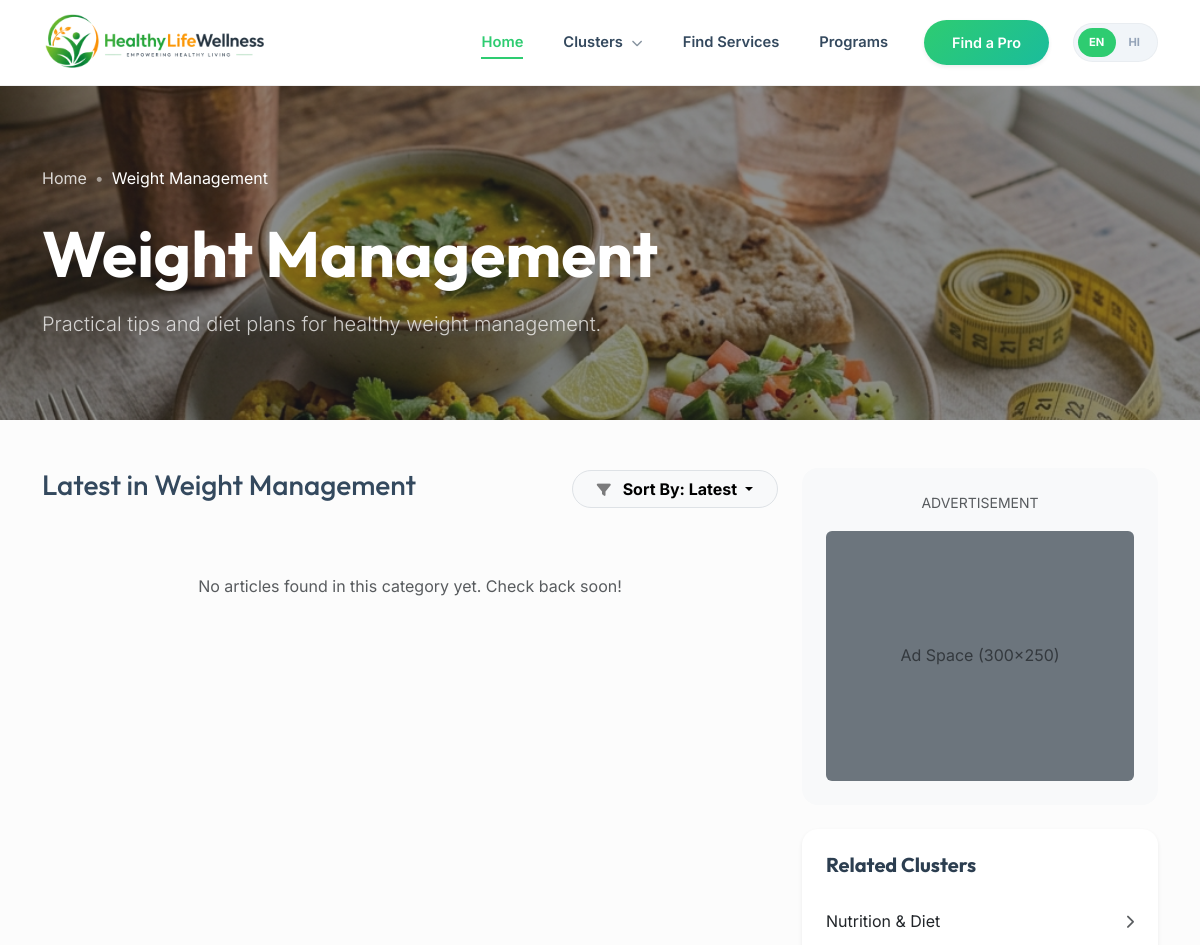
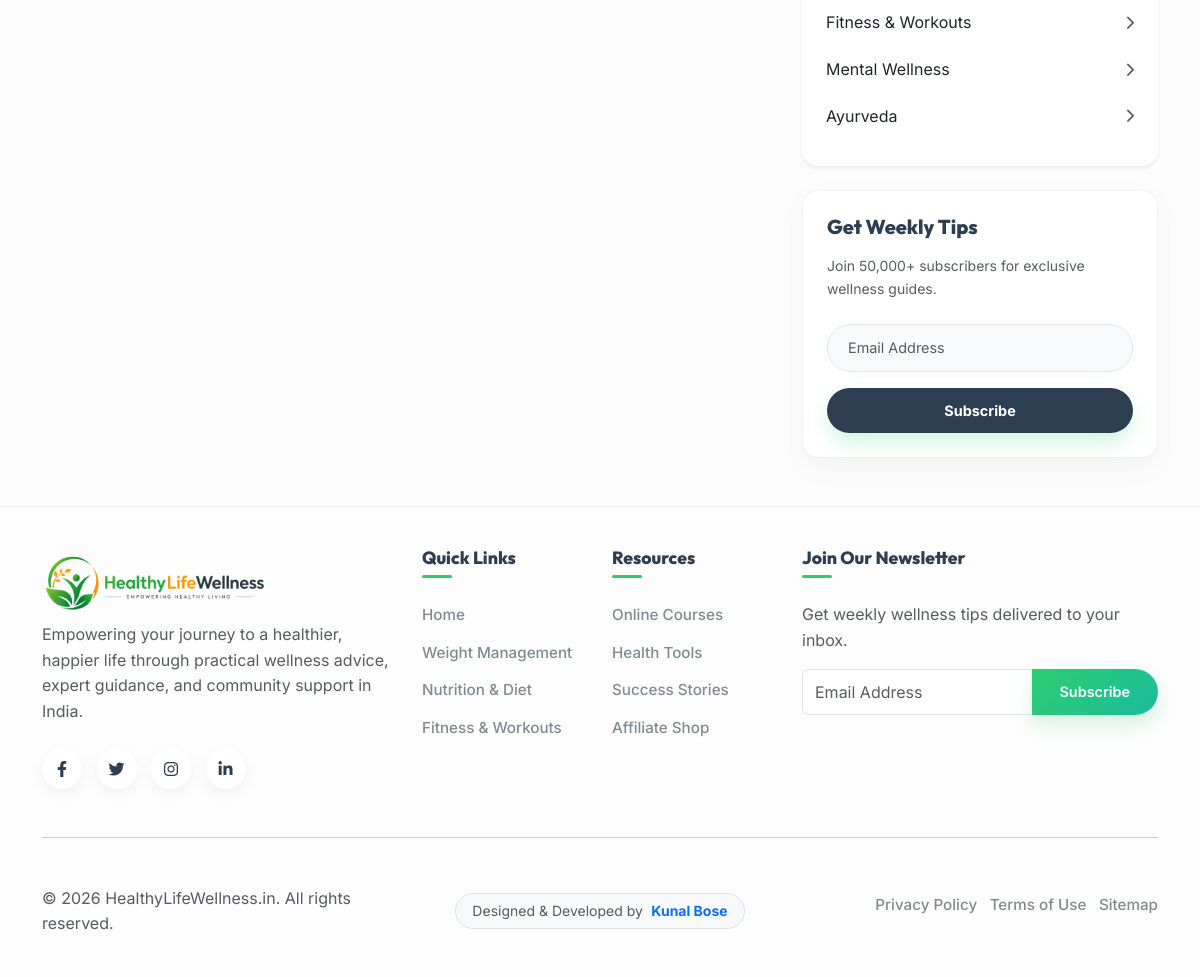
The app's page /category.php with its own data (2 pictures, top to bottom).
### tables this page shows
CREATE TABLE IF NOT EXISTS categories (
    id INT AUTO_INCREMENT PRIMARY KEY,
    name VARCHAR(255) NOT NULL,
    slug VARCHAR(255) NOT NULL UNIQUE,
    description TEXT,
    image VARCHAR(255),
    created_at TIMESTAMP DEFAULT CURRENT_TIMESTAMP
);

### category.php (the view, shortened to what this page needs)
<?php
require_once 'includes/config.php';
$slug = isset($_GET['slug']) ? $_GET['slug'] : 'weight-loss';
$cat = null;
if ($pdo) {
    $stmt = $pdo->prepare("SELECT * FROM categories WHERE slug = ?");
    $stmt->execute([$slug]);
    $cat = $stmt->fetch();
}
include 'includes/header.php';
$cat_img = !empty($cat['image']) ? $cat['image'] : 'assets/img/' . $cat['slug'] . '.png';
?>
<div class="category-header position-relative overflow-hidden py-5 mb-5" style="background: url('<?php echo $cat_img; ?>') no-repeat center center; background-size: cover;">
    <div class="position-absolute top-0 start-0 w-100 h-100 bg-dark opacity-50"></div>
    <div class="container position-relative z-index-1 py-5 text-white">
        <nav aria-label="breadcrumb">
            <ol class="breadcrumb mb-4">
                <li class="breadcrumb-item"><a href="index.php" class="text-white">Home</a></li>
                <li class="breadcrumb-item active text-white" aria-current="page"><?php echo $cat['name']; ?></li>
            </ol>
        </nav>
        <h1 class="display-3 fw-bold mb-3 text-white"><?php echo $cat['name']; ?></h1>
        <p class="lead opacity-75 mb-0 text-white" style="max-width: 600px;"><?php echo $cat['description']; ?></p>
    </div>
</div>
<div class="container mb-5">
    <div class="row">
        <div class="col-lg-8">
            <div class="d-flex justify-content-between align-items-center mb-4">
                <h2 class="h3">Latest in <?php echo $cat['name']; ?></h2>
                <div class="dropdown">
                    <button class="btn btn-light border rounded-pill px-4 fw-bold dropdown-toggle" type="button" data-bs-toggle="dropdown">
                        <i class="fas fa-filter me-2 small opacity-50"></i> Sort By: Latest
                    </button>
                </div>
            </div>
            <div class="row g-4">
                <?php
                $stmt = $pdo->prepare("SELECT * FROM posts WHERE category_id = ? AND status = 'published' ORDER BY created_at DESC");
                $stmt->execute([$cat['id']]);
                $posts = $stmt->fetchAll();
                if (count($posts) > 0):
                    foreach($posts as $post):
                        $p_img = !empty($post['image']) ? $post['image'] : $cat_img;
                ?>
                <div class="col-12" data-aos="fade-up">
                    <div class="card border-0 shadow-sm rounded-4 overflow-hidden mb-4 post-horizontal hover-lift">
                        <div class="row g-0">
                            <div class="col-md-4">
                                <div class="h-100 min-vh-25">
                                    <img src="<?php echo $p_img; ?>" class="img-fluid h-100 w-100" style="object-fit: cover;" alt="<?php echo $post['title']; ?>">
                                </div>
                            </div>
                            <div class="col-md-8">
                                <div class="card-body p-4">
                                    <div class="mb-2">
                                        <span class="badge bg-primary-light text-primary rounded-pill">Expert Article</span>
                                        <small class="text-muted ms-2"><i class="far fa-clock me-1"></i> <?php echo date('M j, Y', strtotime($post['created_at'])); ?></small>
                                    </div>
                                    <h3 class="h4 mb-3 fw-bold"><a href="post.php?slug=<?php echo $post['slug']; ?>" class="text-dark"><?php echo $post['title']; ?></a></h3>
                                    <p class="text-muted mb-4"><?php echo substr(strip_tags($post['content']), 0, 150) . '...'; ?></p>
                                    <div class="d-flex align-items-center justify-content-between">
                                        <div class="d-flex align-items-center">
                                            <img src="https://i.pravatar.cc/150?u=4" class="rounded-circle me-2" width="35" height="35" alt="Author">
                                            <span class="small fw-bold">Expert Contributor</span>
                                        </div>
                                        <a href="post.php?slug=<?php echo $post['slug']; ?>" class="btn btn-outline-primary btn-sm rounded-pill px-3 fw-bold">Read More <i class="fas fa-arrow-right ms-1 small"></i></a>
                                    </div>
                                </div>
                            </div>
                        </div>
                    </div>
                </div>
                <?php endforeach; else: ?>
                <div class="col-12 text-center py-5">
                    <p class="text-muted">No articles found in this category yet. Check back soon!</p>
                </div>
                <?php endif; ?>
            </div>
        </div>
        <div class="col-lg-4">
            <div class="sticky-top" style="top: 100px;">
                <div class="card border-0 bg-light p-4 mb-4 text-center rounded-4">
                    <small class="text-muted d-block mb-3">ADVERTISEMENT</small>
                    <div class="bg-secondary opacity-10 rounded" style="height: 250px; display: flex; align-items: center; justify-content: center;">
                        <span class="text-muted">Ad Space (300x250)</span>
                    </div>
                </div>
                <div class="card border-0 shadow-sm rounded-4 p-4 mb-4">
                    <h5 class="mb-4">Related Clusters</h5>
                    <div class="list-group list-group-flush">
                        <?php
                        $stmt = $pdo->query("SELECT * FROM categories");
                        $all_cats = $stmt->fetchAll();
                        foreach($all_cats as $c): if($c['slug'] == $slug) continue; ?>
                        <a href="category.php?slug=<?php echo $c['slug']; ?>" class="list-group-item list-group-item-action border-0 px-0 d-flex justify-content-between align-items-center">
                            <?php echo $c['name']; ?>
                            <i class="fas fa-chevron-right small text-muted"></i>
                        </a>
                        <?php endforeach; ?>
                    </div>
                </div>
                <div class="card card-newsletter p-4 rounded-4">
                    <h5 class="mb-3">Get Weekly Tips</h5>
                    <p class="small text-muted mb-4">Join 50,000+ subscribers for exclusive wellness guides.</p>
                    <form>
                        <input type="email" class="form-control rounded-pill mb-3 shadow-none" placeholder="Email Address">
                        <button class="btn btn-primary w-100 rounded-pill">Subscribe</button>
                    </form>
                </div>
            </div>
        </div>
    </div>
</div>
<?php include 'includes/footer.php'; ?>

### includes/header.php (shortened to what this page needs)
<?php
$lang = isset($_GET['lang']) ? $_GET['lang'] : (isset($_SESSION['lang']) ? $_SESSION['lang'] : 'en');
$texts = [
    'en' => ['home' => 'Home', 'clusters' => 'Clusters', 'services' => 'Find Services', 'programs' => 'Programs', 'find_pro' => 'Find a Pro'],
    'hi' => ['home' => 'होम', 'clusters' => 'क्लस्टर', 'services' => 'सेवाएं खोजें', 'programs' => 'कार्यक्रम', 'find_pro' => 'प्रो खोजें']
];
$t = $texts[$lang];
?>
<!DOCTYPE html>
<html lang="en">
<head>
    <link href="https://cdn.jsdelivr.net/npm/bootstrap@5.3.0/dist/css/bootstrap.min.css" rel="stylesheet">
    <link rel="stylesheet" href="https://cdnjs.cloudflare.com/ajax/libs/font-awesome/6.4.0/css/all.min.css">
    <link rel="stylesheet" href="<?php echo SITE_URL; ?>assets/css/style.css">
    <link href="https://unpkg.com/aos@2.3.1/dist/aos.css" rel="stylesheet">
</head>
<body>
<nav class="navbar navbar-expand-lg sticky-top">
    <div class="container">
        <a class="navbar-brand" href="<?php echo SITE_URL; ?>">
            <img src="<?php echo SITE_URL; ?>assets/img/logo.png" alt="HealthyLifeWellness Logo">
        </a>
        <div class="collapse navbar-collapse" id="navbarNav">
            <ul class="navbar-nav ms-auto align-items-center">
                <li class="nav-item">
                    <a class="nav-link active" href="<?php echo SITE_URL; ?>"><?php echo $t['home']; ?></a>
                </li>
                <li class="nav-item dropdown">
                    <a class="nav-link" href="#" id="navbarDropdown" role="button" data-bs-toggle="dropdown">
                        <?php echo $t['clusters']; ?> <i class="fas fa-chevron-down dropdown-icon"></i>
                    </a>
                        <?php
                        $stmt = $pdo->query("SELECT * FROM categories");
                        $nav_cats = $stmt->fetchAll();
                        ?>
                </li>
                <li class="nav-item">
                    <a class="nav-link" href="<?php echo SITE_URL; ?>find-services"><?php echo $t['services']; ?></a>
                </li>
                <li class="nav-item">
                    <a class="nav-link" href="<?php echo SITE_URL; ?>programs"><?php echo $t['programs']; ?></a>
                </li>
                <li class="nav-item ms-lg-3">
                    <a href="<?php echo SITE_URL; ?>find-services" class="btn btn-primary text-white shadow-sm"><?php echo $t['find_pro']; ?></a>
                </li>
                <li class="nav-item ms-lg-4">
                    <div class="lang-toggle-pill">
                        <a href="?lang=en" class="<?php echo $lang == 'en' ? 'active' : ''; ?>">EN</a>
                        <a href="?lang=hi" class="<?php echo $lang == 'hi' ? 'active' : ''; ?>">HI</a>
                        <div class="toggle-bg"></div>
                    </div>
                </li>
            </ul>
        </div>
    </div>
</nav>

### includes/footer.php (shortened to what this page needs)
<footer class="footer py-5 mt-5">
    <div class="container">
        <div class="row g-4">
            <div class="col-lg-4">
                <a class="navbar-brand mb-4 d-block" href="<?php echo SITE_URL; ?>index.php">
                    <img src="<?php echo SITE_URL; ?>assets/img/logo.png" alt="HealthyLifeWellness Logo" height="100">
                </a>
                <p class="text-muted">Empowering your journey to a healthier, happier life through practical wellness advice, expert guidance, and community support in India.</p>
                <div class="social-links mt-4">
                    <a href="#"><i class="fab fa-facebook-f"></i></a>
                    <a href="#"><i class="fab fa-twitter"></i></a>
                    <a href="#"><i class="fab fa-instagram"></i></a>
                    <a href="#"><i class="fab fa-linkedin-in"></i></a>
                </div>
            </div>
            <div class="col-lg-2 col-md-4">
                <h5 class="mb-4">Quick Links</h5>
                <ul class="list-unstyled">
                    <li><a href="<?php echo SITE_URL; ?>">Home</a></li>
                    <?php
                    $stmt = $pdo->query("SELECT * FROM categories LIMIT 3");
                    $footer_cats = $stmt->fetchAll();
                    foreach($footer_cats as $fc):
                    ?>
                    <li><a href="<?php echo SITE_URL; ?>category.php?slug=<?php echo $fc['slug']; ?>"><?php echo $fc['name']; ?></a></li>
                    <?php endforeach; ?>
                </ul>
            </div>
            <div class="col-lg-2 col-md-4">
                <h5 class="mb-4">Resources</h5>
                <ul class="list-unstyled">
                    <li><a href="programs.php">Online Courses</a></li>
                    <li><a href="#">Health Tools</a></li>
                    <li><a href="#">Success Stories</a></li>
                    <li><a href="#">Affiliate Shop</a></li>
                </ul>
            </div>
            <div class="col-lg-4">
                <h5 class="mb-4">Join Our Newsletter</h5>
                <p class="text-muted">Get weekly wellness tips delivered to your inbox.</p>
                <form class="newsletter-form mt-3">
                    <div class="input-group mb-3">
                        <input type="email" class="form-control" placeholder="Email Address" required>
                        <button class="btn btn-primary" type="submit">Subscribe</button>
                    </div>
                </form>
            </div>
        </div>
        <hr class="my-5">
        <div class="row align-items-center">
            <div class="col-md-4 text-center text-md-start">
                <p class="mb-0 text-muted">&copy; 2026 HealthyLifeWellness.in. All rights reserved.</p>
            </div>
            <div class="col-md-4 text-center">
                <div class="developer-badge d-inline-block px-3 py-1 rounded-pill bg-light border">
                    <span class="text-muted small">Designed & Developed by</span>
                    <a href="https://builtbykunal.online" target="_blank" class="fw-bold text-primary text-decoration-none small ms-1">Kunal Bose</a>
                </div>
            </div>
            <div class="col-md-4 text-center text-md-end">
                <ul class="list-inline mb-0 footer-bottom-links">
                    <li class="list-inline-item"><a href="#">Privacy Policy</a></li>
                    <li class="list-inline-item"><a href="#">Terms of Use</a></li>
                    <li class="list-inline-item"><a href="#">Sitemap</a></li>
                </ul>
            </div>
        </div>
    </div>
</footer>
</body>
</html>

### records on screen
categories: image+slug (picture), name "Weight Management", description "Practical tips and diet plans for healthy weight management."
categories: name "Nutrition & Diet"
categories: name "Fitness & Workouts"
categories: name "Mental Wellness"
categories: name "Ayurveda"

### other values on screen
$t['home'] "Home"
$t['clusters'] "Clusters"
$t['services'] "Find Services"
$t['programs'] "Programs"
$t['find_pro'] "Find a Pro"
